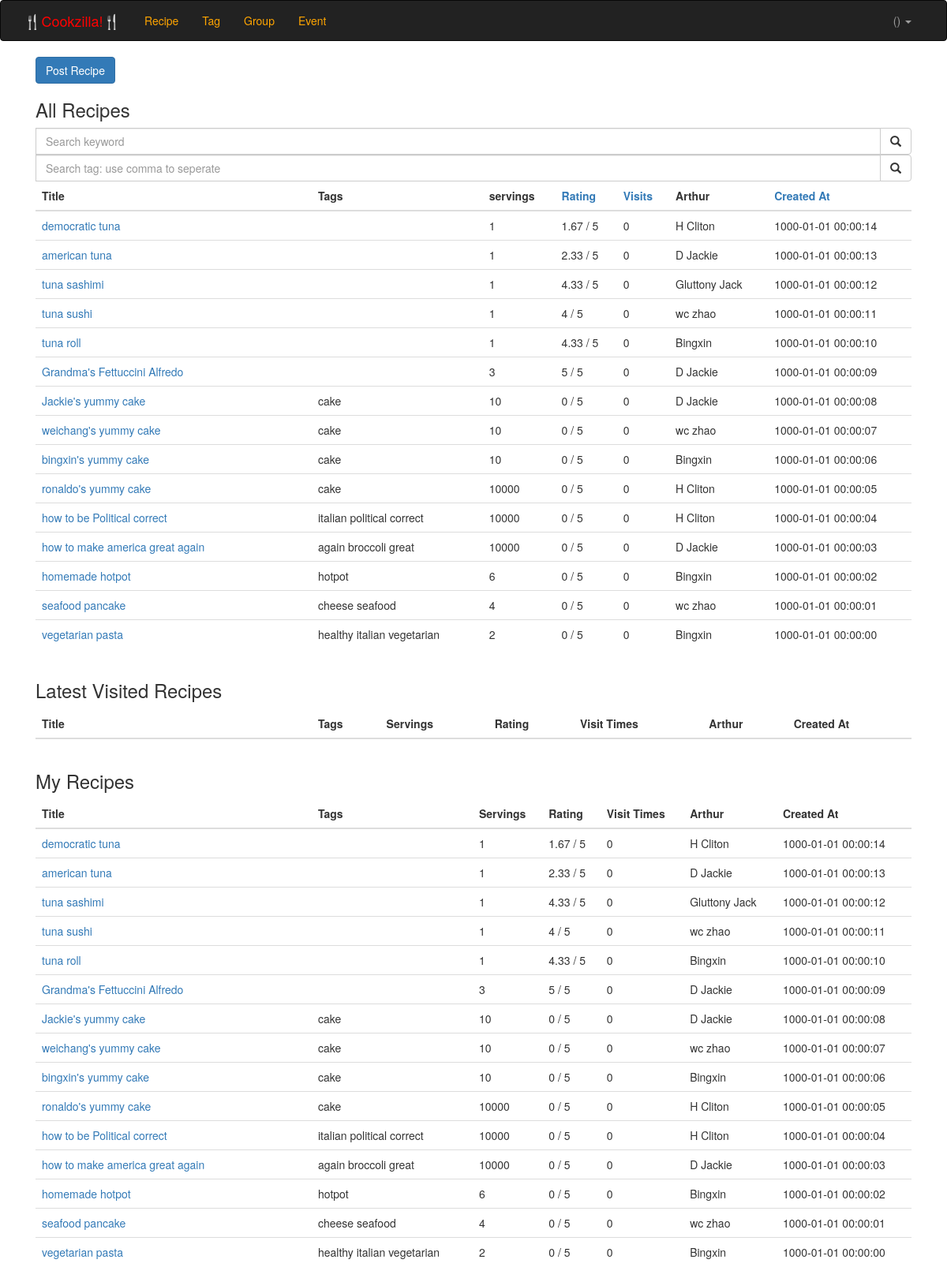
/recipe/view_recipe.php, run on the app's committed database.
### tables this page shows
create table recipe(
	recipeId int auto_increment,
	uname varchar(40),
	r_title varchar(40),
	num_of_serving int,
	r_description text,
	rtime datetime,
	primary key (recipeId),
	foreign key (uname) references users(uname)
)
auto_increment = 10000;

create table tag(
	recipeId int,
	rtag varchar(40),
	primary key (recipeId, rtag),
	foreign key (recipeId) references recipe(recipeId)
);

### recipe/view_recipe.php (the view, shortened to what this page needs)
<!DOCTYPE html>
<html>
<head>
	<link href="../css/bootstrap.min.css" rel="stylesheet">
</head>
<body>
<div class="navbar navbar-inverse navbar-extra" >
        <div class="container">
          <div class="navbar-header" >
            <a class="navbar-brand" href="/cookzilla"><font color="red">🍴Cookzilla!🍴</font></a>
          </div>
          <div class="navbar-collapse collapse">
            <ul class="nav navbar-nav">
              <li id="subscribe">
                <a href="/subscribe/"><font color="orange">Recipe</font></a>
              </li>
              <li id="subscribe">
                <a href="/subscribe/"><font color="orange">Tag</font></a>
              </li>
              <li id="subscribe">
                <a href="/subscribe/"><font color="orange">Group</font></a>
              </li>
              <li id="subscribe">
                <a href="/subscribe/"><font color="orange">Event</font></a>
              </li>
            </ul>
            <div class="dropdown">
            <ul id="navbar-right" class="nav navbar-nav navbar-right">
              <li class="dropdown">
              <a href="#" class="dropdown-toggle" data-toggle="dropdown">
               <?php
				echo $_SESSION['nickname']. "(". $_SESSION['uname'].")";
			?>
                <span class="caret"></span>
              </a>
              </li>
            </ul>
            </div>
          </div>
        </div>
      </div>
      <div class="container inline" >
     <div class="col-xs-12  col-center-block" style="float: left">
     <a class="btn btn-primary" href="/cookzilla/recipe/new_recipe.php">Post Recipe</a>
     <div class="inline">
     <h3 class="form-signin-heading" style="float: left">All Recipes
     </h3>
</div>
   <div class="row">
        <div class="col-xs-12">
        <div class="input-group">
                <input type="text" class="form-control" id="kw"  placeholder="Search keyword">
                <span class="input-group-btn">
                    <button class="btn btn-default" type="button" onclick="kwfilter()"><span class="glyphicon glyphicon-search"></span></button>
                </span>
            </div>
        </div>
  </div>
  <div class="row">
        <div class="col-xs-12">
        <div class="input-group">
                <input type="text" class="form-control" id="tag" placeholder="Search tag: use comma to seperate">
                <span class="input-group-btn">
                    <button class="btn btn-default" type="button" onclick="tagfilter()"><span class="glyphicon glyphicon-search"></span></button>
                </span>
            </div>
        </div>
  </div>
  <table class="table" id="recipe">
  <thead class="thead-inverse"><tr>
  <th width="350">Title</th>
  <th>Tags</th>
  <th>servings</th>
  <th><a href="view_recipe.php?sort=rating">Rating</a></th>
  <th><a href="view_recipe.php?sort=visits">Visits</a></th>
  <th>Arthur</th>
  <th><a href="view_recipe.php?sort=createdat">Created At</a></th>
  </tr></thead>
  <tbody>
  <?php
if($_GET['sort'] == 'rating') {
    $result = mysql_query("SELECT * from recipe NATURAL JOIN review order by avg(wrating) desc
");
    while($row = mysql_fetch_array($result)){
      echo "<tr>";
    echo "<td class=\"title\"><a href=\"recipe_detail.php?rid=".urlencode($row['recipeId'])."\">" . $row['r_title'] . "</a></td>";
    $arthur = mysql_query("SELECT nickname FROM users where uname = '$row[uname]'" );
    $tags = mysql_query("SELECT rtag FROM tag where recipeId = '$row[recipeId]'" );
    $tag_td = "<td class=\"tag\" >";
    while ($tag_row = mysql_fetch_array($tags)) {
      $tag_td = $tag_td . $tag_row['rtag'] . "&nbsp";
    }
    $tag_td ."</td>";
    echo $tag_td;
    $nos = mysql_query("SELECT num_of_serving FROM recipe where recipeId = '$row[recipeId]'" );
    $n = mysql_fetch_array ($nos)[0];
    echo "<td>"  . $n . "</td>";
    $rating = mysql_query("SELECT avg(wrating) as avg FROM review where recipeId = '$row[recipeId]'" );
    $r = mysql_fetch_array ($rating)[0];
    echo "<td>"  . round($r ,2) . " / 5</td>";
    $visits = mysql_query("SELECT count(*) FROM user_visited where recipeId = $row[recipeId]" );
    echo "<td>"  .mysql_fetch_array($visits)[0] . "</td>";
    echo "<td class=\"arthur\">" . mysql_fetch_array($arthur)[0] . "</td>";
    echo "<td class=\"time\">" . $row['rtime'] . "</td>";
    }
  }else {
$result = mysql_query("SELECT * FROM recipe order by rtime desc");
while($row = mysql_fetch_array($result))
  {
    echo "<tr>";
    echo "<td class=\"title\"><a href=\"recipe_detail.php?rid=".urlencode($row['recipeId'])."\">" . $row['r_title'] . "</a></td>";
    $arthur = mysql_query("SELECT nickname FROM users where uname = '$row[uname]'" );
    $tags = mysql_query("SELECT rtag FROM tag where recipeId = '$row[recipeId]'" );
    $tag_td = "<td class=\"tag\" >";
    while ($tag_row = mysql_fetch_array($tags)) {
      $tag_td = $tag_td . $tag_row['rtag'] . "&nbsp";
    }
    echo $tag_td;
    $nos = mysql_query("SELECT num_of_serving FROM recipe where recipeId = '$row[recipeId]'" );
    $n = mysql_fetch_array ($nos)[0];
    echo "<td>"  . $n . "</td>";
    $rating = mysql_query("SELECT avg(wrating) as avg FROM review where recipeId = '$row[recipeId]'" );
    $r = mysql_fetch_array ($rating)[0];
    echo "<td>"  . round($r ,2) . " / 5</td>";
    $visits = mysql_query("SELECT count(*) FROM user_visited where recipeId = $row[recipeId]" );
    echo "<td>"  .mysql_fetch_array($visits)[0] . "</td>";
    echo "<td class=\"arthur\">" . mysql_fetch_array($arthur)[0] . "</td>";
    echo "<td class=\"time\">" . $row['rtime'] . "</td>";
    echo "</tr>";
}
  }
  ?>
  </tbody>
  </table>
     </div>
     </div>
     <div class="container inline" >
     <div class="col-xs-12  col-center-block" style="float: left">
     <h3 class="form-signin-heading">Latest Visited Recipes</h3>
  <table class="table">
  <thead class="thead-inverse"><tr>
  <th width="350">Title</th>
  <th>Tags</th>
  <th>Servings</th>
  <th>Rating</th>
  <th>Visit Times</th>
  <th>Arthur</th>
  <th>Created At</th>
  </tr></thead>
  </table>
     </div>
     </div>
     <div class="container inline" >
     <div class="col-xs-12  col-center-block" style="float: left">
     <h3 class="form-signin-heading">My Recipes</h3>
  <table class="table">
  <thead class="thead-inverse"><tr>
  <th width="350">Title</th>
  <th>Tags</th>
  <th>Servings</th>
  <th>Rating</th>
  <th>Visit Times</th>
  <th>Arthur</th>
  <th>Created At</th>
  </tr></thead>
  <tbody>
  <?php
$uname=$_SESSION['uname'];
$result = mysql_query("SELECT * FROM recipe where recipeId = uname = '$uname' order by rtime desc");
while($row = mysql_fetch_array($result))
  {
    echo "<tr>";
    echo "<td class=\"title\"><a href=\"recipe_detail.php?rid=".urlencode($row['recipeId'])."\">" . $row['r_title'] . "</a></td>";
    $arthur = mysql_query("SELECT nickname FROM users where uname = '$row[uname]'" );
    $tags = mysql_query("SELECT rtag FROM tag where recipeId = '$row[recipeId]'" );
    $tag_td = "<td class=\"tag\" >";
    while ($tag_row = mysql_fetch_array($tags)) {
      $tag_td = $tag_td . $tag_row['rtag'] . "&nbsp";
    }
    echo $tag_td;
    $nos = mysql_query("SELECT num_of_serving FROM recipe where recipeId = '$row[recipeId]'" );
    $n = mysql_fetch_array ($nos)[0];
    echo "<td>"  . $n . "</td>";
    $rating = mysql_query("SELECT avg(wrating) as avg FROM review where recipeId = '$row[recipeId]'" );
    $r = mysql_fetch_array ($rating)[0];
    echo "<td>"  . round($r ,2) . " / 5</td>";
    $visits = mysql_query("SELECT count(*) FROM user_visited where recipeId = $row[recipeId]" );
    echo "<td>"  .mysql_fetch_array($visits)[0] . "</td>";
    echo "<td class=\"arthur\">" . mysql_fetch_array($arthur)[0] . "</td>";
    echo "<td class=\"time\">" . $row['rtime'] . "</td>";
    echo "</tr>";
  }
  ?>
  </tbody>
  </table>
     </div>
     </div>
      </body>
      </html>

### recipe/view_recipe.php (style rules this page uses)
.navbar.navbar-inverse.navbar-extra { color: orange; }

### data on the page
recipe: r_title "democratic tuna", num_of_serving "1", r "1.67", visits "0", arthur "H Cliton", rtime "1000-01-01 00:00:14"
recipe: r_title "american tuna", num_of_serving "1", r "2.33", visits "0", arthur "D Jackie", rtime "1000-01-01 00:00:13"
recipe: r_title "tuna sashimi", num_of_serving "1", r "4.33", visits "0", arthur "Gluttony Jack", rtime "1000-01-01 00:00:12"
recipe: r_title "tuna sushi", num_of_serving "1", r "4", visits "0", arthur "wc zhao", rtime "1000-01-01 00:00:11"
recipe: r_title "tuna roll", num_of_serving "1", r "4.33", visits "0", arthur "Bingxin", rtime "1000-01-01 00:00:10"
recipe: r_title "Grandma's Fettuccini Alfredo", num_of_serving "3", r "5", visits "0", arthur "D Jackie", rtime "1000-01-01 00:00:09"
recipe: r_title "Jackie's yummy cake", tag.rtag "cake", num_of_serving "10", r "0", visits "0", arthur "D Jackie", rtime "1000-01-01 00:00:08"
recipe: r_title "weichang's yummy cake", tag.rtag "cake", num_of_serving "10", r "0", visits "0", arthur "wc zhao", rtime "1000-01-01 00:00:07"
recipe: r_title "bingxin's yummy cake", tag.rtag "cake", num_of_serving "10", r "0", visits "0", arthur "Bingxin", rtime "1000-01-01 00:00:06"
recipe: r_title "ronaldo's yummy cake", tag.rtag "cake", num_of_serving "10000", r "0", visits "0", arthur "H Cliton", rtime "1000-01-01 00:00:05"
recipe: r_title "how to be Political correct", tag_td "italian political correct", num_of_serving "10000", r "0", visits "0", arthur "H Cliton", rtime "1000-01-01 00:00:04"
recipe: r_title "how to make america great again", tag_td "again broccoli great", num_of_serving "10000", r "0", visits "0", arthur "D Jackie", rtime "1000-01-01 00:00:03"
recipe: r_title "homemade hotpot", tag.rtag "hotpot", num_of_serving "6", r "0", visits "0", arthur "Bingxin", rtime "1000-01-01 00:00:02"
recipe: r_title "seafood pancake", tag_td "cheese seafood", num_of_serving "4", r "0", visits "0", arthur "wc zhao", rtime "1000-01-01 00:00:01"
recipe: r_title "vegetarian pasta", tag_td "healthy italian vegetarian", num_of_serving "2", r "0", visits "0", arthur "Bingxin", rtime "1000-01-01 00:00:00"
